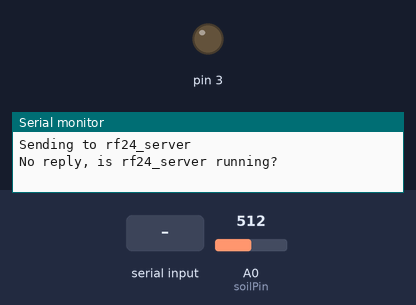
The sketch below on a simulated Arduino Uno, built for the host (arithmetic inside an expression is 32-bit, double 64-bit). On the bench: output pins drawn as LEDs (lit = HIGH), the last lines printed to the serial monitor. The test bench sets the inputs (shaded band); at power-on: A0 (soilPin) = 512. No radio packets arrive unless stated.

Above: at 1.3 s.
1.4 s: "1" received over Serial
At 6.9 s:
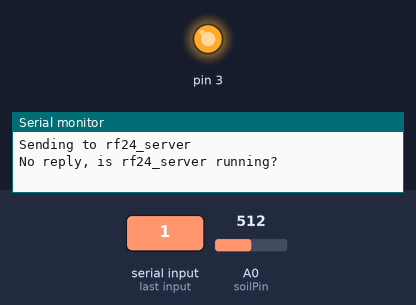
21.4 s: "0" received over Serial
At 32.7 s:
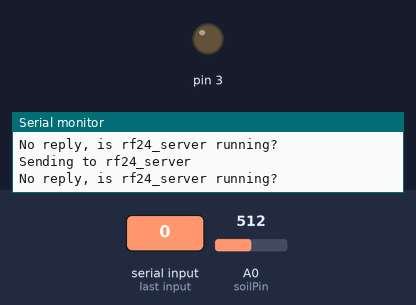
32.9 s: "2" received over Serial
At 39.6 s:
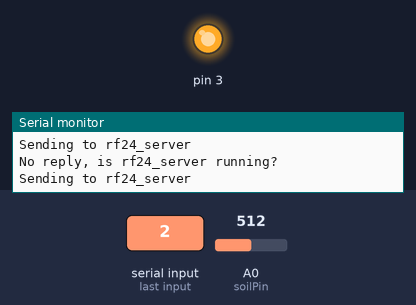
Timing chart, 0 to 46.4 s (numbered marks = the images above; inputs shaded):
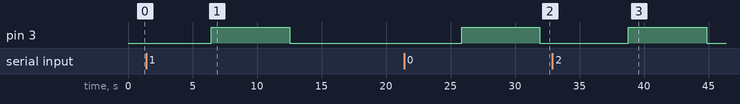

Measured:
- after the input at 1.4 s, pin 3: LOW → HIGH after 5.1 s, → LOW 6.1 s later
- after the input at 21.4 s, pin 3: LOW → HIGH after 4.5 s, → LOW 6.1 s later
- after the input at 32.9 s, pin 3: LOW → HIGH after 5.9 s, → LOW 6.1 s later

The sketch:

Node6.ino
```cpp
// rf24_client.pde
// -*- mode: C++ -*-
// Example sketch showing how to create a simple messageing client
// with the RH_RF24 class. RH_RF24 class does not provide for addressing or
// reliability, so you should only use RH_RF24 if you do not need the higher
// level messaging abilities.
// It is designed to work with the other example rf24_server.
// Tested on Anarduino Mini http://www.anarduino.com/mini/ with RFM24W and RFM26W

#include <SPI.h>
#include <RH_NRF24.h>
//#include "Adafruit_TSL2591.h"
#include "Si7021.h"
Si7021 si7021;

// Singleton instance of the radio driver
RH_NRF24 rf24(7, 8);
int soilPin = 0;
//Adafruit_TSL2591 tsl = Adafruit_TSL2591(2591); // pass in a number for the sensor identifier (for your use later)

char incomingData = 0;
struct packet {
  float temperature;
  float humidity;
  float soilMoisture;
  float nodeNumber = 6.0;
};

typedef struct packet Packet;

Packet data;

/*
void configureSensor(void)
{
  // You can change the gain on the fly, to adapt to brighter/dimmer light situations
  tsl.setGain(TSL2591_GAIN_LOW);    // 1x gain (bright light)
  //tsl.setGain(TSL2591_GAIN_MED);      // 25x gain
  // tsl.setGain(TSL2591_GAIN_HIGH);   // 428x gain

  // Changing the integration time gives you a longer time over which to sense light
  // longer timelines are slower, but are good in very low light situtations!
  tsl.setTiming(TSL2591_INTEGRATIONTIME_100MS);  // shortest integration time (bright light)
  // tsl.setTiming(TSL2591_INTEGRATIONTIME_200MS);
  // tsl.setTiming(TSL2591_INTEGRATIONTIME_300MS);
   //tsl.setTiming(TSL2591_INTEGRATIONTIME_400MS);
  // tsl.setTiming(TSL2591_INTEGRATIONTIME_500MS);
  // tsl.setTiming(TSL2591_INTEGRATIONTIME_600MS);  // longest integration time (dim light)

  // Display the gain and integration time for reference sake
  Serial.println(F("------------------------------------"));
  Serial.print  (F("Gain:         "));
  tsl2591Gain_t gain = tsl.getGain();
  switch(gain)
  {
    case TSL2591_GAIN_LOW:
      Serial.println(F("1x (Low)"));
      break;
    case TSL2591_GAIN_MED:
      Serial.println(F("25x (Medium)"));
      break;
    case TSL2591_GAIN_HIGH:
      Serial.println(F("428x (High)"));
      break;
    case TSL2591_GAIN_MAX:
      Serial.println(F("9876x (Max)"));
      break;
  }
  Serial.print  (F("Timing:       "));
  Serial.print((tsl.getTiming() + 1) * 100, DEC);
  Serial.println(F(" ms"));
  Serial.println(F("------------------------------------"));
  Serial.println(F(""));
}
*/

void setup()
{
  uint64_t serialNumber = 0ULL;

  Serial.begin(9600);

  si7021.begin(); // These two lines are for the temp/hum sensor
  serialNumber = si7021.getSerialNumber(); // temp/hum

  pinMode(3, OUTPUT);
  if (!rf24.init())
    Serial.println("init failed");
}


void loop()
{

  if (Serial.available()) {
     incomingData = Serial.read();
     digitalWrite(3, HIGH);
  }

  //Serial.print(incomingData);

//************Measure************************************************************

  data.humidity = si7021.measureHumidity();
  data.soilMoisture = analogRead(soilPin);
  data.temperature = si7021.getTemperatureFromPreviousHumidityMeasurement();
  delay(500);


//***************Send*********************************************
  Serial.println("Sending to rf24_server");
  float temp = data.temperature;
  char tempSend[32];
  dtostrf(temp,3,2,tempSend);

  float humidity = data.humidity;
  char humSend[32];
  dtostrf(humidity,3,2,humSend);

  float soil = data.soilMoisture;
  char soilSend[32];
  dtostrf(soil,4,2,soilSend);

  float node = data.nodeNumber;
  char nodeSend[32];
  dtostrf(node,3,2,nodeSend);


  char spaceArray[5] = "NTHS"; // to separate data for readability


  // Populate a the string that will be sent using the previously obtained strings
  int sizeSending = strlen(tempSend) + strlen(humSend) + strlen(soilSend) + strlen(nodeSend) + strlen(spaceArray) + 1;
  uint8_t sending[sizeSending];
  sending[sizeSending - 1] = '\0';

  int currentSpot = 0;
  sending[currentSpot] = spaceArray[0];
  currentSpot++;

  for (int i = 0; i < strlen(nodeSend); i++){
    sending[currentSpot] = nodeSend[i];
    currentSpot++;
  }
  sending[currentSpot] = spaceArray[1];
  currentSpot++;

  for (int i = 0; i < strlen(tempSend); i++){
    sending[currentSpot] = tempSend[i];
    currentSpot++;
  }
  sending[currentSpot] = spaceArray[2];
  currentSpot++;

  for (int i = 0; i < strlen(humSend); i++){
    sending[currentSpot] = humSend[i];
    currentSpot++;
  }
  sending[currentSpot] = spaceArray[3];
  currentSpot++;

  for (int i = 0; i < strlen(soilSend); i++){
    sending[currentSpot] = soilSend[i];
    currentSpot++;
  }

  rf24.send(sending, sizeof(sending));
  rf24.waitPacketSent();

//************RECEIVE************************************************

  uint8_t buf[RH_NRF24_MAX_MESSAGE_LEN];
  uint8_t len = sizeof(buf);

  if (rf24.waitAvailableTimeout(500))
  {
    // Should be a reply message for us now
    if (rf24.recv(buf, &len))
    {
      Serial.print("got reply: ");
      Serial.println((char*)buf);
    }
    else
    {
      Serial.println("recv failed");
    }
  }
  else
  {
    Serial.println("No reply, is rf24_server running?");
  }
  delay(5000);
  digitalWrite(3, LOW);
  delay(400);
}
```
